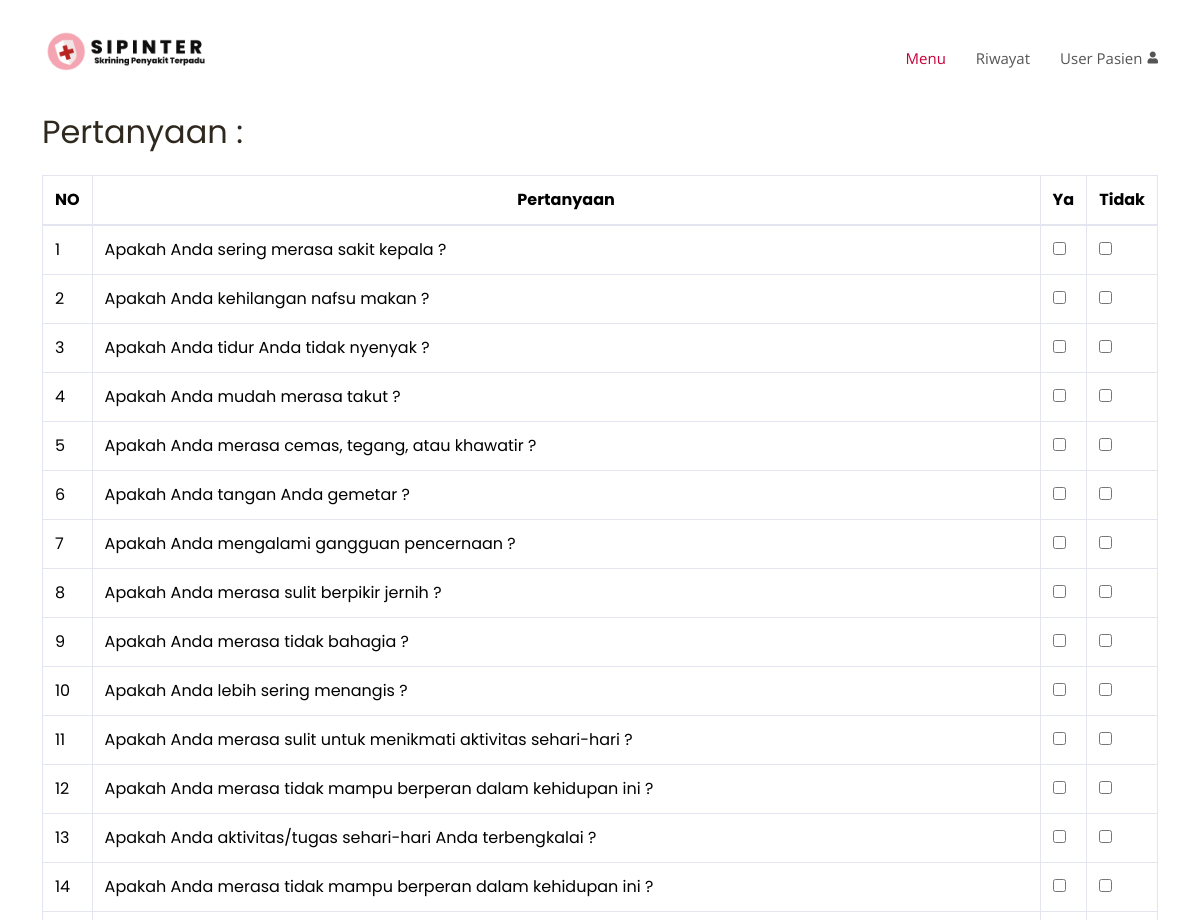
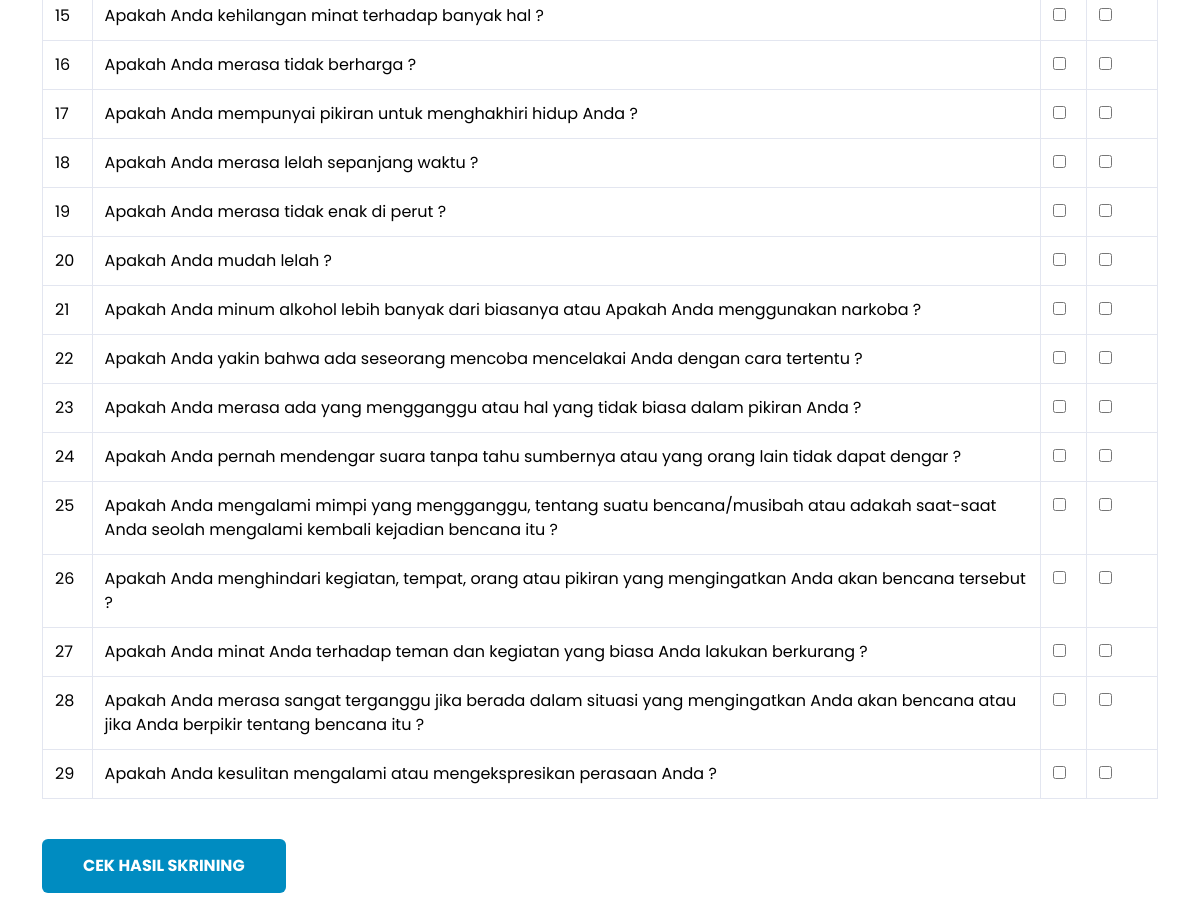
Page /testcoba.php on the committed database (2 pictures, top to bottom).
### tables this page shows
CREATE TABLE `gejala` (
  `id_gejala` int(11) NOT NULL,
  `kode_gejala` char(4) NOT NULL,
  `gejala` varchar(200) NOT NULL
);

### testcoba.php (the view, shortened to what this page needs)
<?php
include 'function.php';
?>
<!DOCTYPE html>
<html lang="en">
<head>
  <link href="vendor/fontawesome-free/css/all.min.css" rel="stylesheet" type="text/css">
  <link href="assets/vendor/aos/aos.css" rel="stylesheet">
  <link href="assets/vendor/bootstrap/css/bootstrap.min.css" rel="stylesheet">
  <link href="assets/vendor/bootstrap-icons/bootstrap-icons.css" rel="stylesheet">
  <link href="assets/vendor/boxicons/css/boxicons.min.css" rel="stylesheet">
  <link href="assets/vendor/glightbox/css/glightbox.min.css" rel="stylesheet">
  <link href="assets/vendor/remixicon/remixicon.css" rel="stylesheet">
  <link href="assets/vendor/swiper/swiper-bundle.min.css" rel="stylesheet">
  <link href="assets/css/style.css" rel="stylesheet">
  <link rel="stylesheet" href="custom.css" />
</head>
<body>
<header id="header" class="fixed-top d-flex align-items-center">
    <div class="container d-flex align-items-center justify-content-between">
      <div class="logo">
          <a class="navbar-brand fw-bold" href="#page-top">
              <div class="sidebar-brand-icon">
                  <img src="gambar/Logo-Sipinter.png" width="175" height="auto" alt="logo" />
              </div>
          </a>
      </div>
      <nav id="navbar" class="navbar">
        <ul>
          <li><a class="nav-link scrollto active" href="menupasien.php">Menu</a></li>
          <li><a class="nav-link scrollto" href="riwayat.php">Riwayat</a></li>
          <li class="dropdown"><a href="#"><span>User Pasien</span> <i class="fas fa-user"></i></a>
          </li>
        </ul>
      </nav>
    </div>
  </header>
<main id="main">
<section class="test mt-5">
        <div class="container">
            <div class="row">
                <div class="col align-self-center" style="font-family:poppins">
                    <h2 class="mb-4">Pertanyaan : </h2>
                    <form action="hasilSRQPasien.php" method="post" enctype="multipart/form-data" role="form">
                        <div class="boxes">
                            <table class="table table-bordered" id="dataTable">
                                <thead>
                                        <tr style="text-align:center";>
                                            <th>NO</th>
                                            <th>Pertanyaan</th>
                                            <th>Ya</th>
                                            <th>Tidak</th>
                                        </tr>
                                </thead>
                            <?php
                            $no = 0;
                            $tampil = "SELECT * From gejala";
                            $query= mysqli_query($koneksi,$tampil);
                            while ($hasil = mysqli_fetch_array($query)) {
                                $no ++;
                                echo"  <tr>
                                <td>$no</td>
                                <td>Apakah Anda ".$hasil['gejala']." ?</td>
                                <td><input type='checkbox' value='".$hasil['id_gejala']."' name='gejala[]' /> </td>
                                <td><input type='checkbox' value='tidak' name='tidak' /> </td>
                            </tr> ";
                            }
                            ?>
                            </table>
                            <br>
                            <button type="submit" name ="submit" onclick="return checkDiagnosa()" class="btn btn-primary">CEK HASIL SKRINING</button><br><br>
                        </div>
                    </form>
                </div>
            </div>
        </div>
    </section>
</main>
</body>
</html>

### assets/css/style.css (style rules this page uses)
body { font-family: "Open Sans", sans-serif; color: #444444; }
a { color: #3498db; text-decoration: none; }
h1, h2, h3, h4, h5, h6 { font-family: "Poppins", sans-serif; }
#header { z-index: 997; transition: all 0.5s; padding: 22px 0; background: #fff; }
#header .logo img { padding: 0; margin: 0; max-height: 40px; }
.navbar { padding: 0; }
.navbar ul { margin: 0; padding: 0; display: flex; list-style: none; align-items: center; }
.navbar li { position: relative; }
.navbar a, .navbar a:focus { display: flex; align-items: center; justify-content: space-between; padding: 10px 0 10px 30px; font-size: 15px; font-weight: 400; color: #555555; white-space: nowrap; transition: 0.3s; }
.navbar a:hover, .navbar .active, .navbar .active:focus, .navbar li:hover>a { color: #C70039; }
section { padding: 60px 0; overflow: hidden; }
.container, .container-fluid, .container-sm, .container-md, .container-lg, .container-xl { width: 100%; padding-right: 0.75rem; padding-left: 0.75rem; margin-right: auto; margin-left: auto; }
@media (min-width: 576px) { .container, .container-sm { max-width: 540px; } }
@media (min-width: 768px) { .container, .container-sm, .container-md { max-width: 720px; } }
@media (min-width: 992px) { .container, .container-sm, .container-md, .container-lg { max-width: 960px; } }
@media (min-width: 1200px) { .container, .container-sm, .container-md, .container-lg, .container-xl { max-width: 1140px; } }
.table { width: 100%; margin-bottom: 1rem; color: #858796; }
.table th, .table td { padding: 0.75rem; vertical-align: top; border-top: 1px solid #e3e6f0; }
.table thead th { vertical-align: bottom; border-bottom: 2px solid #e3e6f0; }
.table-bordered { border: 1px solid #e3e6f0; }
.table-bordered th, .table-bordered td { border: 1px solid #e3e6f0; }
.table-bordered thead th, .table-bordered thead td { border-bottom-width: 2px; }

### custom.css (style rules this page uses)
.btn-primary { background: #008cc1; border: 0px; padding: 15px 41px 15px 41px; font-size: 16px; font-weight: bold; }
.test { padding-top: 65px; }
.test h2 { font-family: "Poppins"; font-weight: 400; color: #2f281e; }
.navbar { margin-top: 15px; }
table tr { font-family: "poppins"; }

### rows in the picture
gejala: gejala "sering merasa sakit kepala"
gejala: gejala "kehilangan nafsu makan"
gejala: gejala "tidur Anda tidak nyenyak"
gejala: gejala "mudah merasa takut"
gejala: gejala "merasa cemas, tegang, atau khawatir"
gejala: gejala "tangan Anda gemetar"
gejala: gejala "mengalami gangguan pencernaan"
gejala: gejala "merasa sulit berpikir jernih"
gejala: gejala "merasa tidak bahagia"
gejala: gejala "lebih sering menangis"
gejala: gejala "merasa sulit untuk menikmati aktivitas sehari-hari"
gejala: gejala "merasa tidak mampu berperan dalam kehidupan ini"
gejala: gejala "aktivitas/tugas sehari-hari Anda terbengkalai"
gejala: gejala "merasa tidak mampu berperan dalam kehidupan ini"
gejala: gejala "kehilangan minat terhadap banyak hal"
gejala: gejala "merasa tidak berharga"
gejala: gejala "mempunyai pikiran untuk menghakhiri hidup Anda"
gejala: gejala "merasa lelah sepanjang waktu"
gejala: gejala "merasa tidak enak di perut"
gejala: gejala "mudah lelah"
gejala: gejala "minum alkohol lebih banyak dari biasanya atau Apakah Anda menggunakan narkoba"
gejala: gejala "yakin bahwa ada seseorang mencoba mencelakai Anda dengan cara tertentu"
gejala: gejala "merasa ada yang mengganggu atau hal yang tidak biasa dalam pikiran Anda"
gejala: gejala "pernah mendengar suara tanpa tahu sumbernya atau yang orang lain tidak dapat dengar"
gejala: gejala "mengalami mimpi yang mengganggu, tentang suatu bencana/musibah atau adakah saat-saat Anda seolah mengalami kembali kejadian bencana itu"
gejala: gejala "menghindari kegiatan, tempat, orang atau pikiran yang mengingatkan Anda akan bencana tersebut"
gejala: gejala "minat Anda terhadap teman dan kegiatan yang biasa Anda lakukan berkurang"
gejala: gejala "merasa sangat terganggu jika berada dalam situasi yang mengingatkan Anda akan bencana atau jika Anda berpikir tentang bencana itu"
gejala: gejala "kesulitan mengalami atau mengekspresikan perasaan Anda"
